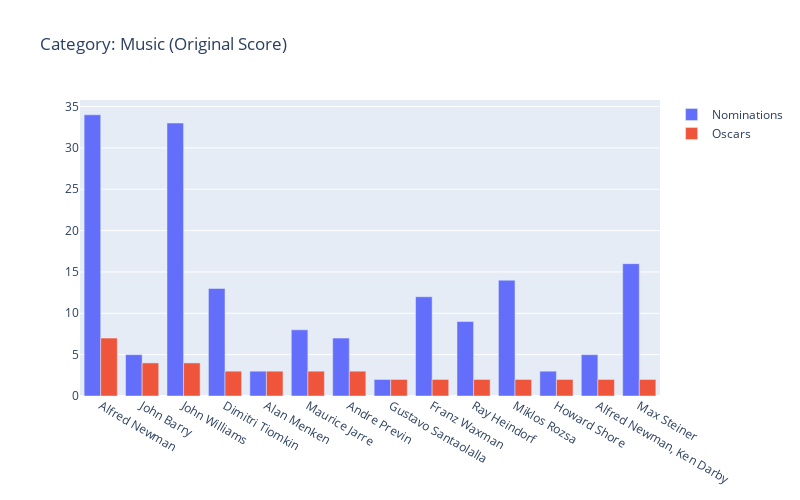

Write notebook code for a chart like this one.
### Markdown cell above
### Who's frequently had the best substantial body of original music

### Code cell
Musik_orig = df[(df['Award'] == 'Music (original score)')]['Film'].value_counts()
Musik_orig = Musik_orig[(Musik_orig.values > 1)]
Musik_orig_Win = df[(df['Award'] == 'Music (original score)') & df['Winner'] == 1]['Film'].value_counts()
Musik_orig_Win = Musik_orig_Win[(Musik_orig_Win.values > 1)]

Musik_orig_nom = []
Musik_orig_oscar = []

for i in Musik_orig_Win.index:
    if i in Musik_orig.index:
        Musik_orig_oscar.append(Musik_orig_Win[i])
        Musik_orig_nom.append(Musik_orig[i])

        
Musik_trace1 = go.Bar(
    x=Musik_orig_Win.index,
    y=Musik_orig_nom,
    name='Nominations'
)
Musik_trace2 = go.Bar(
    x=Musik_orig_Win.index,
    y=Musik_orig_oscar,
    name='Oscars'
)

data = [Musik_trace1, Musik_trace2]
fig = plotly.offline.iplot({
    "data": data,
    "layout": go.Layout(barmode='group', title="Category: Music (Original Score) "
                           ,width=800,height=500)
})

### Figure 1 — Plotly figure (JSON) as saved in the notebook; plotly's stock layout.template omitted (floating-point values rounded to 4 significant figures)
{"data": [{"name": "Nominations", "type": "bar", "x": ["Alfred Newman", "John Barry", "John Williams", "Dimitri Tiomkin", "Alan Menken", "Maurice Jarre", "Andre Previn", "Gustavo Santaolalla", "Franz Waxman", "Ray Heindorf", "Miklos Rozsa", "Howard Shore", "Alfred Newman, Ken Darby", "Max Steiner"], "y": [34, 5, 33, 13, 3, 8, 7, 2, 12, 9, 14, 3, 5, 16]}, {"name": "Oscars", "type": "bar", "x": ["Alfred Newman", "John Barry", "John Williams", "Dimitri Tiomkin", "Alan Menken", "Maurice Jarre", "Andre Previn", "Gustavo Santaolalla", "Franz Waxman", "Ray Heindorf", "Miklos Rozsa", "Howard Shore", "Alfred Newman, Ken Darby", "Max Steiner"], "y": [7, 4, 4, 3, 3, 3, 3, 2, 2, 2, 2, 2, 2, 2]}], "layout": {"barmode": "group", "height": 500, "title": {"text": "Category: Music (Original Score) "}, "width": 800}}
